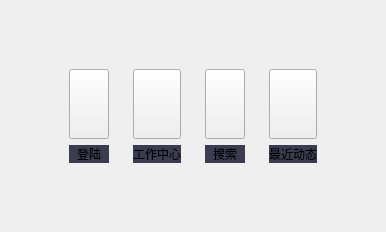
        <widget class="QWidget" name="page">
         <layout class="QGridLayout" name="gridLayout_3">
          <item row="0" column="0">
           <widget class="QWidget" name="widget_11" native="true">
            <property name="styleSheet">
             <string notr="true">border-image: url(:/image/image/main1.png);</string>
            </property>
            <layout class="QGridLayout" name="gridLayout_5">
             <item row="0" column="0">
              <layout class="QVBoxLayout" name="verticalLayout_35">
               <item>
                <spacer name="verticalSpacer_8">
                 <property name="orientation">
                  <enum>Qt::Vertical</enum>
                 </property>
                 <property name="sizeHint" stdset="0">
                  <size>
                   <width>20</width>
                   <height>40</height>
                  </size>
                 </property>
                </spacer>
               </item>
               <item>
                <layout class="QHBoxLayout" name="horizontalLayout_55">
                 <item>
                  <spacer name="horizontalSpacer_24">
                   <property name="orientation">
                    <enum>Qt::Horizontal</enum>
                   </property>
                   <property name="sizeHint" stdset="0">
                    <size>
                     <width>40</width>
                     <height>20</height>
                    </size>
                   </property>
                  </spacer>
                 </item>
                 <item>
                  <layout class="QHBoxLayout" name="horizontalLayout_11">
                   <item>
                    <widget class="QWidget" name="widget_13" native="true">
                     <property name="styleSheet">
                      <string notr="true">border-image: url</string>
                     </property>
                     <layout class="QVBoxLayout" name="verticalLayout_8">
                      <item>
                       <widget class="QPushButton" name="homeLogin_BT">
                        <property name="minimumSize">
                         <size>
                          <width>0</width>
                          <height>70</height>
                         </size>
                        </property>
                        <property name="styleSheet">
                         <string notr="true">border-image: url(:/image/image/login.png);</string>
                        </property>
                        <property name="text">
                         <string/>
                        </property>
                       </widget>
                      </item>
                      <item>
                       <widget class="QLabel" name="label_2">
                        <property name="maximumSize">
                         <size>
                          <width>16777215</width>
                          <height>20</height>
                         </size>
                        </property>
                        <property name="styleSheet">
                         <string notr="true">background-color: rgb(59, 60, 80);
background-image: url</string>
                        </property>
                        <property name="text">
                         <string>  登陆  </string>
                        </property>
                        <property name="alignment">
                         <set>Qt::AlignCenter</set>
                        </property>
                       </widget>
                      </item>
                     </layout>
                    </widget>
                   </item>
                   <item>
                    <widget class="QWidget" name="widget_14" native="true">
                     <property name="styleSheet">
                      <string notr="true">border-image: url</string>
                     </property>
                     <layout class="QVBoxLayout" name="verticalLayout_9">
                      <item>
                       <widget class="QPushButton" name="homeWorkcenter_BT">
                        <property name="minimumSize">
                         <size>
                          <width>0</width>
                          <height>70</height>
                         </size>
                        </property>
                        <property name="styleSheet">
                         <string notr="true">border-image: url(:/image/image/workcenter.png);</string>
                        </property>
                        <property name="text">
                         <string/>
                        </property>
                       </widget>
                      </item>
                      <item>
                       <widget class="QLabel" name="label_4">
                        <property name="maximumSize">
                         <size>
                          <width>16777215</width>
                          <height>20</height>
                         </size>
                        </property>
                        <property name="styleSheet">
                         <string notr="true">background-color: rgb(59, 60, 80);
background-image: url</string>
                        </property>
                        <property name="text">
                         <string>工作中心</string>
                        </property>
                        <property name="alignment">
                         <set>Qt::AlignCenter</set>
                        </property>
                       </widget>
                      </item>
                     </layout>
                    </widget>
                   </item>
                   <item>
                    <widget class="QWidget" name="widget_15" native="true">
                     <property name="styleSheet">
                      <string notr="true">border-image: url</string>
                     </property>
                     <layout class="QVBoxLayout" name="verticalLayout_10">
                      <item>
                       <widget class="QPushButton" name="homeSearch_BT">
                        <property name="minimumSize">
                         <size>
                          <width>0</width>
                          <height>70</height>
                         </size>
                        </property>
                        <property name="styleSheet">
                         <string notr="true">border-image: url(:/image/image/search.png);</string>
                        </property>
                        <property name="text">
                         <string/>
                        </property>
                       </widget>
                      </item>
                      <item>
                       <widget class="QLabel" name="label_5">
                        <property name="maximumSize">
                         <size>
                          <width>16777215</width>
                          <height>20</height>
                         </size>
                        </property>
                        <property name="styleSheet">
                         <string notr="true">background-color: rgb(59, 60, 80);
image: url</string>
                        </property>
                        <property name="text">
                         <string>  搜索  </string>
                        </property>
                        <property name="alignment">
                         <set>Qt::AlignCenter</set>
                        </property>
                       </widget>
                      </item>
                     </layout>
                    </widget>
                   </item>
                   <item>
                    <widget class="QWidget" name="widget_16" native="true">
                     <property name="styleSheet">
                      <string notr="true">border-image: url</string>
                     </property>
                     <layout class="QVBoxLayout" name="verticalLayout_11">
                      <item>
                       <widget class="QPushButton" name="homeNews_BT">
                        <property name="minimumSize">
                         <size>
                          <width>0</width>
                          <height>70</height>
                         </size>
                        </property>
                        <property name="styleSheet">
                         <string notr="true">border-image: url(:/image/image/news.png);</string>
                        </property>
                        <property name="text">
                         <string/>
                        </property>
                       </widget>
                      </item>
                      <item>
                       <widget class="QLabel" name="label_6">
                        <property name="maximumSize">
                         <size>
                          <width>16777215</width>
                          <height>20</height>
                         </size>
                        </property>
                        <property name="styleSheet">
                         <string notr="true">background-color: rgb(59, 60, 80);
image: url</string>
                        </property>
                        <property name="text">
                         <string>最近动态</string>
                        </property>
                        <property name="alignment">
                         <set>Qt::AlignCenter</set>
                        </property>
                       </widget>
                      </item>
                     </layout>
                    </widget>
                   </item>
                  </layout>
                 </item>
                 <item>
                  <spacer name="horizontalSpacer_25">
                   <property name="orientation">
                    <enum>Qt::Horizontal</enum>
                   </property>
                   <property name="sizeHint" stdset="0">
                    <size>
                     <width>40</width>
                     <height>20</height>
                    </size>
                   </property>
                  </spacer>
                 </item>
                </layout>
               </item>
               <item>
                <spacer name="verticalSpacer_9">
                 <property name="orientation">
                  <enum>Qt::Vertical</enum>
                 </property>
                 <property name="sizeHint" stdset="0">
                  <size>
                   <width>20</width>
                   <height>40</height>
                  </size>
                 </property>
                </spacer>
               </item>
              </layout>
             </item>
            </layout>
           </widget>
          </item>
         </layout>
        </widget>
